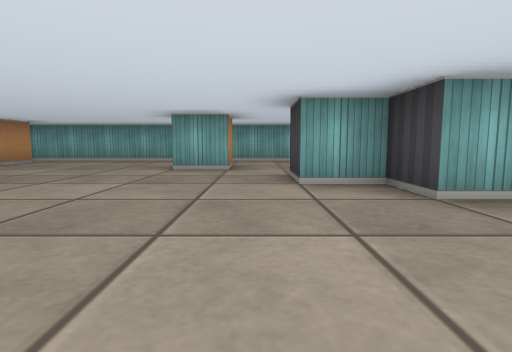
[1] (above)

15 first-person views from a walk through a cub3D ray-caster map. The camera is about half as high as the walls, tilts 6° down and sees 80° across. The floor is counted in squares. Each view is taken from the middle of a square. On the plan, view 1 faces up. The plan holds only what a view shows up to about 9 squares ahead; the rest is blank.

[2]
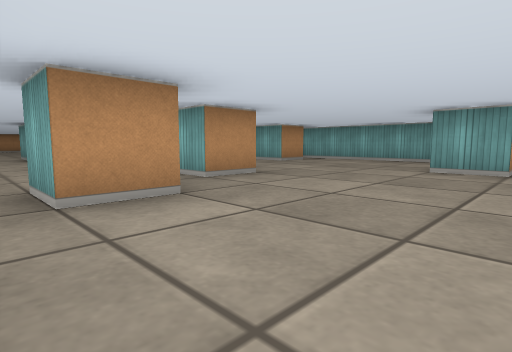

[3]
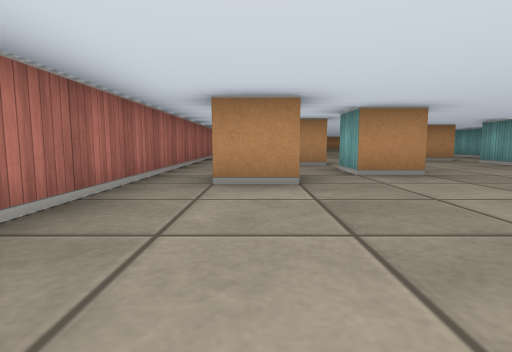

[4]
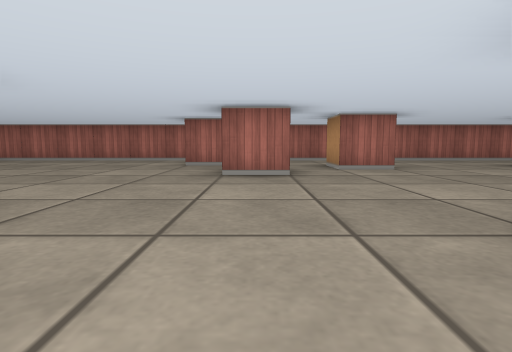

[5]
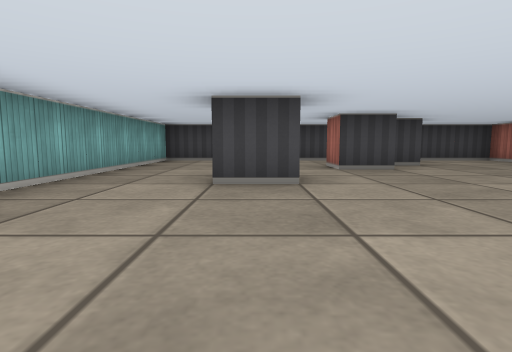

[6]
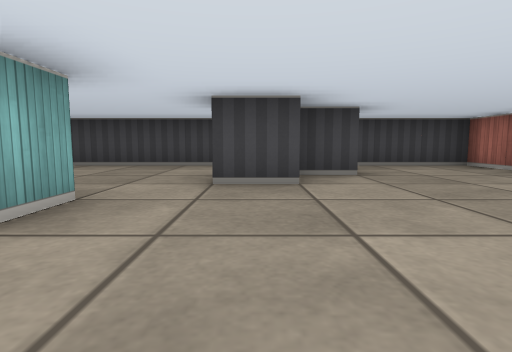

[7]
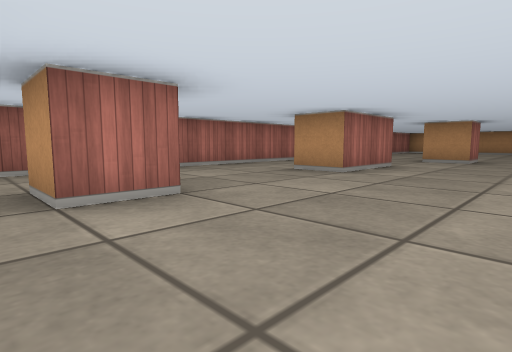

[8]
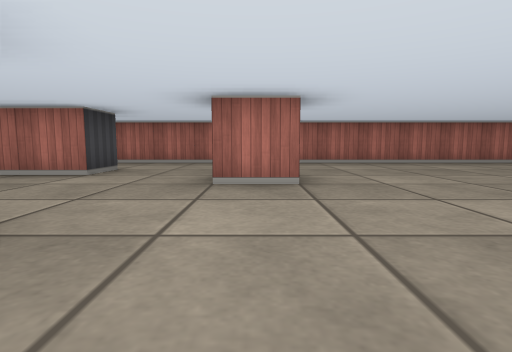

[9]
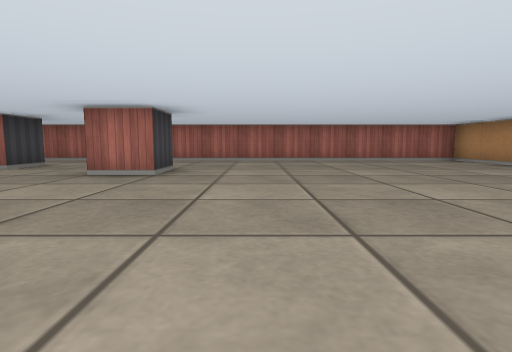

[10]
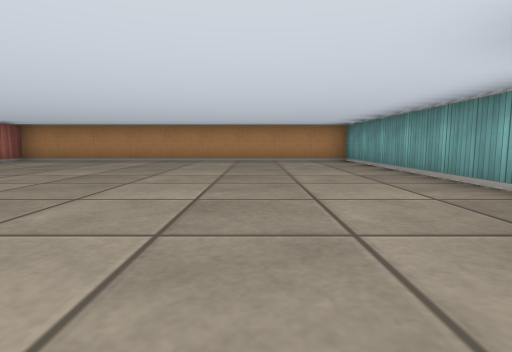

[11]
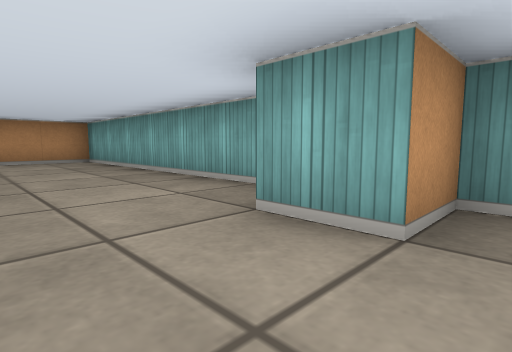

[12]
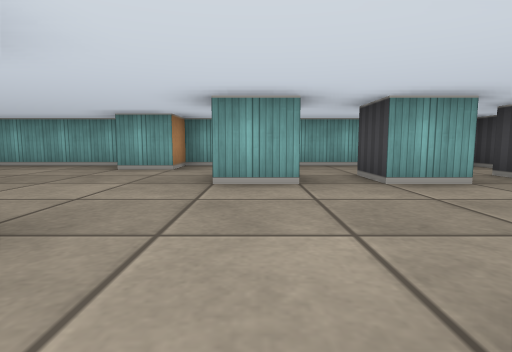

[13]
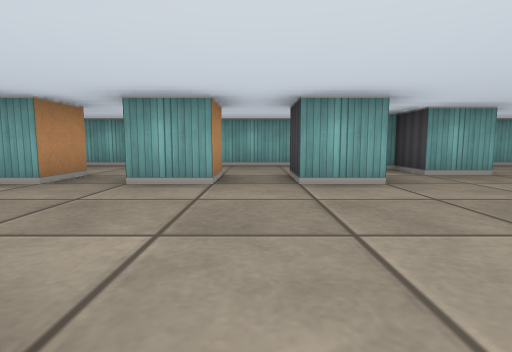

[14]
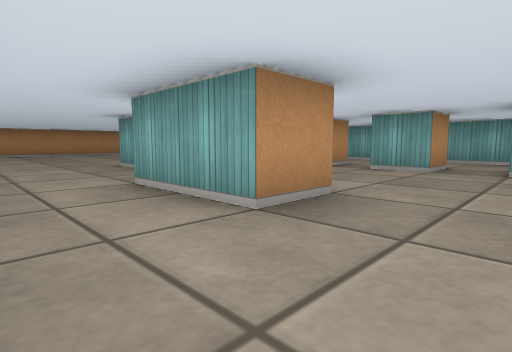

[15]
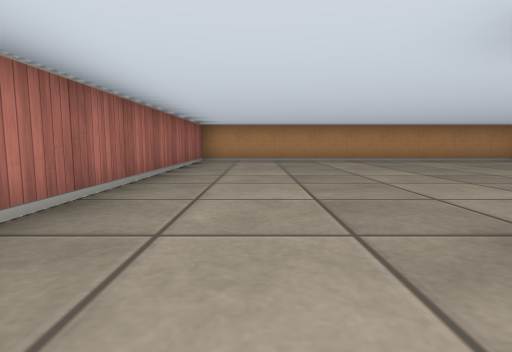

### Floor plan
Points are (right, up) in squares from view 1. A wall is a line through its corners. A room is listed if a view was taken in it or the views show most of it. See-through windows are left out.
Room 1 (views 1, 2, 3, 4, 5, 6, 7, 14)
walls: (-4.6, 3.5) (-3.5, 3.5) (-3.5, 2.5) (-4.5, 2.5); (-3.4, 1.5) (-2.5, 1.5) (-2.5, 0.5) (-3.5, 0.5); (-0.5, 6.5) (-0.5, 5.5) (-1.5, 5.5) (-1.5, 6.5); (2.1, 2.5) (1.5, 2.5) (1.5, 3.5) (0.5, 3.5) (0.5, 4.5) (1.5, 4.5); (-6.6, 2.5) (-5.5, 2.5) (-5.5, 1.5); (-5.5, 7.5) (-5.5, 6.5) (-6.5, 6.5); (3.5, 4) (3.5, 8.5) (-6.2, 8.5); (-7.5, 6.6) (-7.5, 5.5) (-8.5, 5.5); (-9.5, -0.5) (3.5, -0.5) (3.5, 1.9)
ways out: opening at (-10.5, 0.5) to room 2; opening at (-9, 3.5) to room 2
Room 2 (views 8, 9, 10, 11, 12, 13, 15)
walls: (-13.8, 2.5) (-14.5, 2.5) (-14.5, 3.5) (-13.5, 3.5) (-13.5, 2.5); (-11.5, 2.5) (-9.5, 2.5) (-9.5, 1.5) (-11.5, 1.5) (-11.5, 2.5); (-11.5, 6.6) (-11.5, 5.5) (-12.5, 5.5); (-14.9, 8.5) (-21.5, 8.5) (-21.5, -0.5) (-9.5, -0.5); (-9.5, 6.5) (-9.5, 5.5) (-10.5, 5.5) (-10.5, 6.5); (-8.5, 5.5) (-8.5, 6.5); (-8.2, 8.5) (-13.5, 8.5) (-13.5, 7.5) (-14.5, 7.5); (-7.5, 7.8) (-7.5, 8.4); (-6.5, 6.5) (-6.5, 7.5)
ways out: opening at (-10.5, 0.5) to room 1; opening at (-9, 3.5) to room 1

Positions as (right, up) in squares from view 1, and headings:
1: (0, 0), facing up
2: (0, 0), facing up-left
3: (1, 1), facing left
4: (-4, 8), facing down
5: (-5, 6), facing right
6: (-3, 4), facing right
7: (-5, 5), facing down-left
8: (-14, 7), facing down
9: (-16, 8), facing down
10: (-13, 6), facing left
11: (-13, 6), facing up-left
12: (-12, 2), facing up
13: (-9, 2), facing up
14: (-8, 0), facing up-left
15: (-13, 1), facing left
